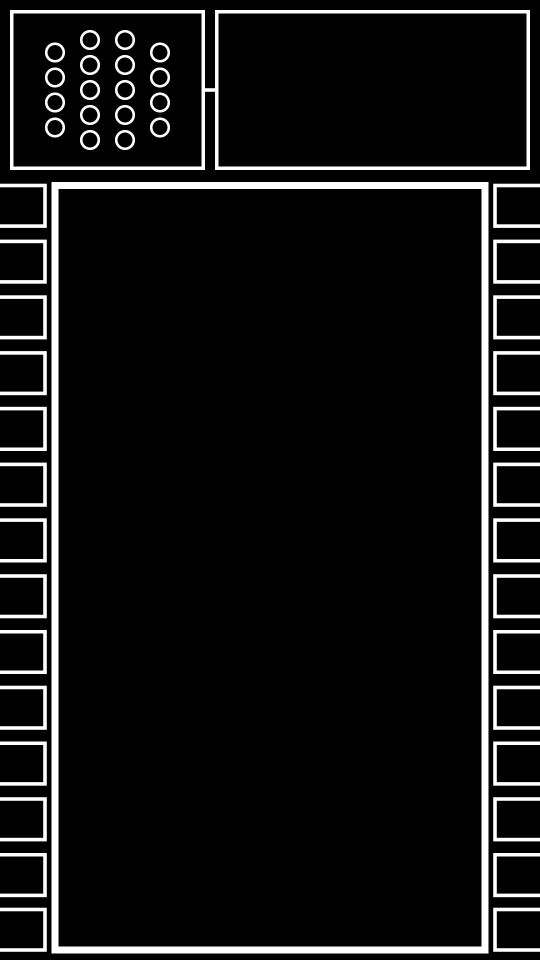
#> input picture HUD/empty-hud.png, 1080 x 1920 px (shown at 1/2 size)
$ python NNvisualgenerator.py
#> lines starting #> are read from the running program, lines starting #| are printed output that depends on the picture
from PIL import Image
import random
import math
import matplotlib.pyplot as plt
import numpy as np

INPUT_IMAGE = "HUD/empty-hud.png"

# --- CANVAS SIZE IN PIXELS ---
WIDTH  = 390
HEIGHT = 320

# Layers: 4,5,5,4,1
layers = [4, 5, 6, 6, 5, 1]

# Pixel spacing
layer_x_spacing = WIDTH // (len(layers) -1)
node_y_spacing  = 50
node_radius     = 20  # pixels

rainbow = [(1,1,1),(1,1,1),(.5,.5,.5),(.3,.3,.3),(.2,.2,.2),(.1,.1,.1)]


# --- COMPUTE PIXEL POSITIONS ---
positions = []

for i, count in enumerate(layers):
    x = (i + 0) * layer_x_spacing
    total_height = (count - 1) * node_y_spacing
    y_start = (HEIGHT // 2) - (total_height // 2)
    layer_positions = [(x, y_start + j * node_y_spacing) for j in range(count)]
    positions.append(layer_positions)


for i in range(28):
    # --- FIGURE SETUP ---
    fig = plt.figure(figsize=(WIDTH/100, HEIGHT/100), dpi=100)
    ax = plt.axes()

    fig.subplots_adjust(left=0, right=1, top=1, bottom=0)

    ax.set_xlim(0, WIDTH)
    ax.set_ylim(0, HEIGHT)
    ax.invert_yaxis()  # so y=0 is top-left like pixel coordinates
    ax.axis("off")

    # --- BLACK BACKGROUND ---
    ax.add_patch(
        plt.Rectangle((0, 0), WIDTH, HEIGHT, color="black", zorder=0)
    )
    ax.add_patch(
        plt.Rectangle((0, 0), WIDTH, HEIGHT, fill=False,edgecolor="white",
            linewidth=11, zorder=3)
    )
    # --- DRAW CONNECTIONS ---
    for j in range(len(layers) - 1):
        layer_a = positions[j]
        layer_b = positions[j + 1]
        for a in layer_a:
            for b in layer_b:
                color = rainbow[np.random.randint(len(rainbow))]
                ax.plot([a[0], b[0]], [a[1], b[1]], color=color, linewidth=2.5, zorder=1)

    # --- DRAW NODES ---
    for layer in positions:
        for (x, y) in layer:
            fill = np.random.choice(["white","black","black"])
            circ = plt.Circle((x, y), node_radius, fc=fill, ec="white", lw=3.5, zorder=2)
            ax.add_patch(circ)

    plt.savefig("network.png", dpi=100)
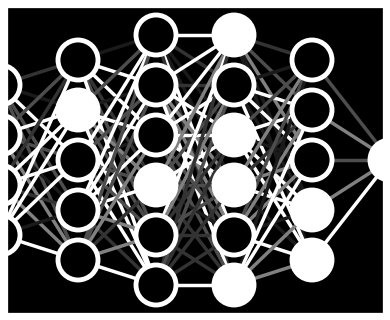
#> figure drawn by matplotlib, 1 panel
    plt.close()

    base = Image.open(INPUT_IMAGE).convert("RGBA")
    network = Image.open("network.png").convert("RGBA")

    combined = base.copy()
    combined.alpha_composite(network, dest=(20, 20))
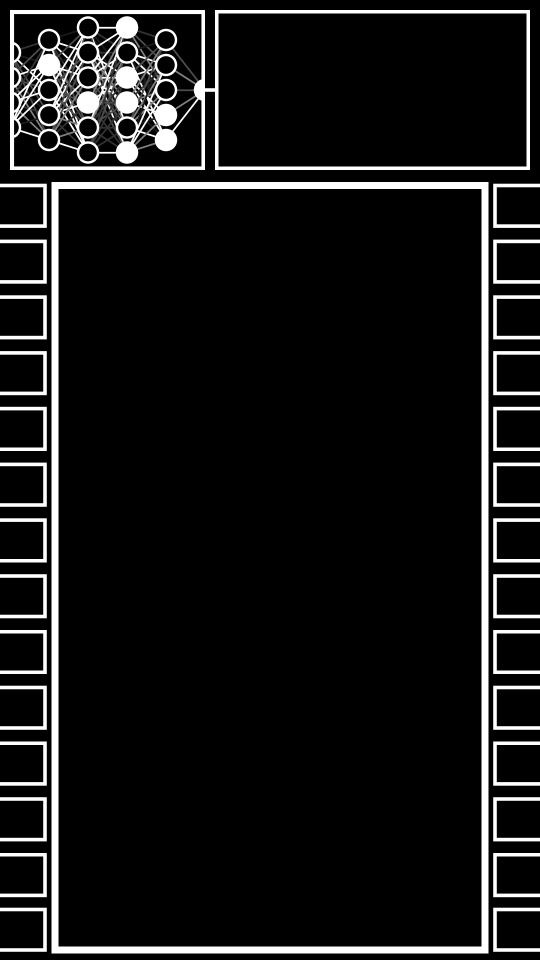
#> combined: PIL image 1080x1920 RGBA (shown at 1/2 size); mean R, G, B, A 21.9, 21.9, 21.9, 255


    # DRAW WHITE SQUARE ON BASE IMAGE
    SQUARE_Y_TRANSLATION = 111.5402
    SQUARE_Y_OFFSET = 371      # top-left corner Y
    SQUARE_WIDTH = 90   # width and height of the square
    SQUARE_HEIGHT = 82

    y_index = i
    if i >=14:
        y_index = i-14
    square_y = SQUARE_Y_OFFSET + round(y_index*SQUARE_Y_TRANSLATION)

    square_x = 0
    if i >=14:
        square_x = 1080 - SQUARE_WIDTH
    for y in range(square_y, square_y + SQUARE_HEIGHT):
        for x in range(square_x, square_x + SQUARE_WIDTH):
            if 0 <= x < combined.width and 0 <= y < combined.height:
                combined.putpixel((x, y), (255, 255, 255, 255))

    OUTPUT_IMAGE = f"HUD/hud-{i}.png"
    combined.save(OUTPUT_IMAGE)
    print("Saved:", OUTPUT_IMAGE)
